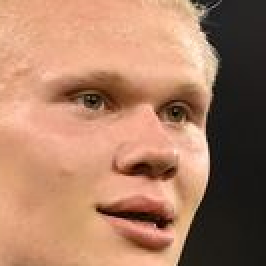
#> input picture football_player_image_classification/test_img/cropped/haaland/haaland1.png, 133 x 133 px, given in place of 123.jpg, which was not available (shown 2 times larger)
$ jupyter execute --allow-errors 'Football Player Image Detection.ipynb'   (shell and % lines are left out)
#> lines starting #> are read from the running program, lines starting #| are printed output that depends on the picture; after the words box and inside, x2 and y2 are one past the last pixel; in counts of white or black regions, pixels touching at a corner belong together; pictures that were not available may be replaced by others from this repository, and a replacement may not be noted
[cell 1]
import numpy as np
import cv2
import matplotlib
from matplotlib import pyplot as plt

[cell 2]
img = cv2.imread('123.jpg')
#> img is the input picture: shape (133, 133, 3); mean B, G, R 100.1, 125.4, 170.3
img.shape
#> Out = (133, 133, 3)

[cell 3]
plt.imshow(img)

[cell 4]
gray = cv2.cvtColor(img, cv2.COLOR_BGR2GRAY)
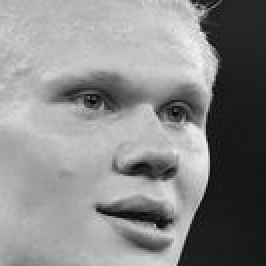
#> gray: shape (133, 133) (shown 2 times larger); min 3, max 240, mean 136
gray.shape
#> Out = (133, 133)

[cell 5]
gray

[cell 6]
plt.imshow(gray, cmap='gray')

[cell 7]
face_cascade = cv2.CascadeClassifier(cv2.data.haarcascades + 'haarcascade_frontalface_default.xml')
eye_cascade = cv2.CascadeClassifier(cv2.data.haarcascades + 'haarcascade_eye.xml')

faces = face_cascade.detectMultiScale(gray)
#> faces = [[17, 11, 108, 108]]
faces
#> Out = [[17, 11, 108, 108]]

[cell 8]
(x,y,w,h) = faces[0]
#> x = 17; y = 11; w = 108; h = 108
x,y,w,h
#> Out = (17, 11, 108, 108)

[cell 9]
face_img = cv2.rectangle(img,(x,y),(x+w,y+h),(255,0,0),2)
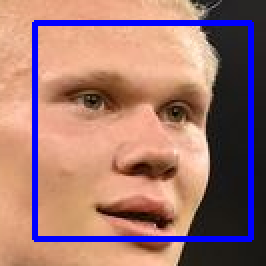
#> face_img: shape (133, 133, 3) (shown 2 times larger); mean B, G, R 112.2, 117.3, 159.5
plt.imshow(face_img)

[cell 10]
cv2.destroyAllWindows()
for (x,y,w,h) in faces:
    face_img = cv2.rectangle(img,(x,y),(x+w,y+h),(255,0,0),2)
    roi_gray = gray[y:y+h, x:x+w]
    roi_color = face_img[y:y+h, x:x+w]
    eyes = eye_cascade.detectMultiScale(roi_gray)
    for (ex,ey,ew,eh) in eyes:
        cv2.rectangle(roi_color,(ex,ey),(ex+ew,ey+eh),(0,255,0),2)
#> this loop made 1 pass
#> (x, y, w, h, eyes) on pass 1: (17, 11, 108, 108, [[57, 34, 24, 24], [15, 23, 32, 32]])
#> pass 1, `roi_gray = gray[y:y+h, x:x+w]`:
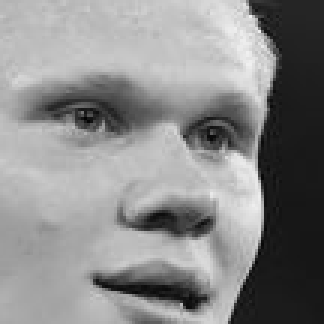
#> roi_gray: shape (108, 108) (shown 3 times larger); min 3, max 240, mean 137.6
#> pass 1, `roi_color = face_img[y:y+h, x:x+w]`:
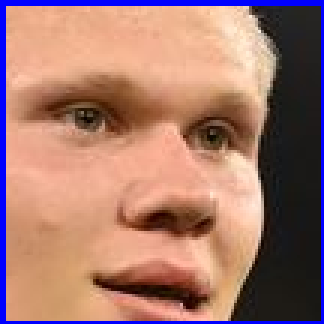
#> roi_color: shape (108, 108, 3) (shown 3 times larger); mean B, G, R 109.8, 119.7, 163.6
#> after the loop:
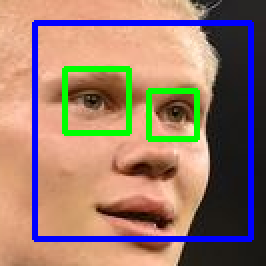
#> img: shape (133, 133, 3) (shown 2 times larger); 3.75% of pixels changed, all inside (x1, y1, x2, y2) = (31, 33, 100, 71)
#> after the loop:
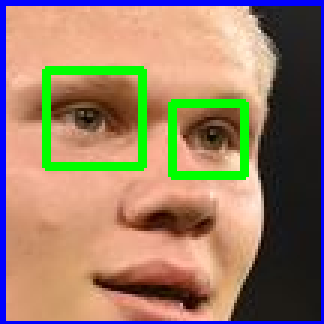
#> roi_color: shape (108, 108, 3) (shown 3 times larger); 5.69% of pixels changed, all inside (x1, y1, x2, y2) = (14, 22, 83, 60)


plt.figure()
plt.imshow(face_img, cmap='gray')
plt.show()

[cell 11]
plt.imshow(roi_color, cmap='gray')

[cell 12]
def get_cropped_image_if_2_eyes(image_path):
#> called with image_path = 'test_img/cropped/mosalah'
    img = cv2.imread(image_path)
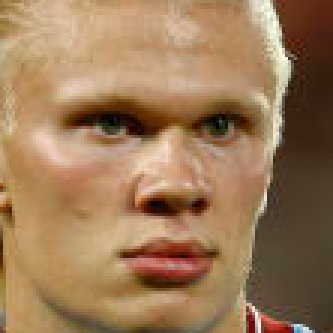
#> input picture football_player_image_classification/test_img/cropped/haaland/haaland10.png, 111 x 111 px, given in place of mosalah, which was not available (shown 3 times larger)
#> img is the input picture: shape (111, 111, 3); mean B, G, R 88.1, 122.1, 156.4
    gray = cv2.cvtColor(img, cv2.COLOR_BGR2GRAY)
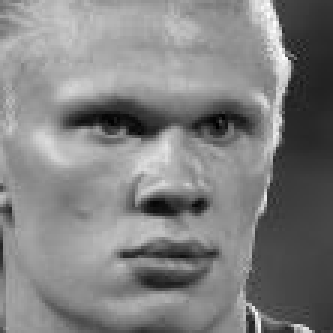
#> gray: shape (111, 111) (shown 3 times larger); min 1, max 253, mean 128.5
    faces = face_cascade.detectMultiScale(gray, 1.3, 5)
#> faces = ()
    for (x,y,w,h) in faces:
        roi_gray = gray[y:y+h, x:x+w]
        roi_color = img[y:y+h, x:x+w]
        eyes = eye_cascade.detectMultiScale(roi_gray)
        if len(eyes) >= 2:
            return roi_color
#> this loop made 0 passes

[cell 13]
path_to_data = "test_img/"
path_to_cr_data = "test_img/cropped/"

[cell 14]
import os
img_dirs = []
for entry in os.scandir(path_to_data):
    if entry.is_dir():
        img_dirs.append(entry.path)

[cell 15]
img_dirs

[cell 16]
import shutil
if os.path.exists(path_to_cr_data):
     shutil.rmtree(path_to_cr_data)
os.mkdir(path_to_cr_data)

[cell 17]
cropped_image_dirs = []
celebrity_file_names_dict = {}

for img_dir in img_dirs:
    count = 1
    celebrity_name = img_dir.split('/')[-1]
    print(celebrity_name)

    celebrity_file_names_dict[celebrity_name] = []

    for entry in os.scandir(img_dir):
        roi_color = get_cropped_image_if_2_eyes(entry.path)
        if roi_color is not None:
            cropped_folder = path_to_cr_data + celebrity_name
            if not os.path.exists(cropped_folder):
                os.makedirs(cropped_folder)
                cropped_image_dirs.append(cropped_folder)
                print("Generating cropped images in folder: ",cropped_folder)

            cropped_file_name = celebrity_name + str(count) + ".png"
            cropped_file_path = cropped_folder + "/" + cropped_file_name

            cv2.imwrite(cropped_file_path, roi_color)
            celebrity_file_names_dict[celebrity_name].append(cropped_file_path)
            count += 1

[cell 18]
celebrity_file_names_dict = {}
for img_dir in cropped_image_dirs:
    celebrity_name = img_dir.split('/')[-1]
    file_list = []
    for entry in os.scandir(img_dir):
        file_list.append(entry.path)
    celebrity_file_names_dict[celebrity_name] = file_list
celebrity_file_names_dict

[cell 19]
class_dict = {}
count = 0
for celebrity_name in celebrity_file_names_dict.keys():
    class_dict[celebrity_name] = count
    count = count + 1
#> after the loop, class_dict = 0 items; count = 0
class_dict
